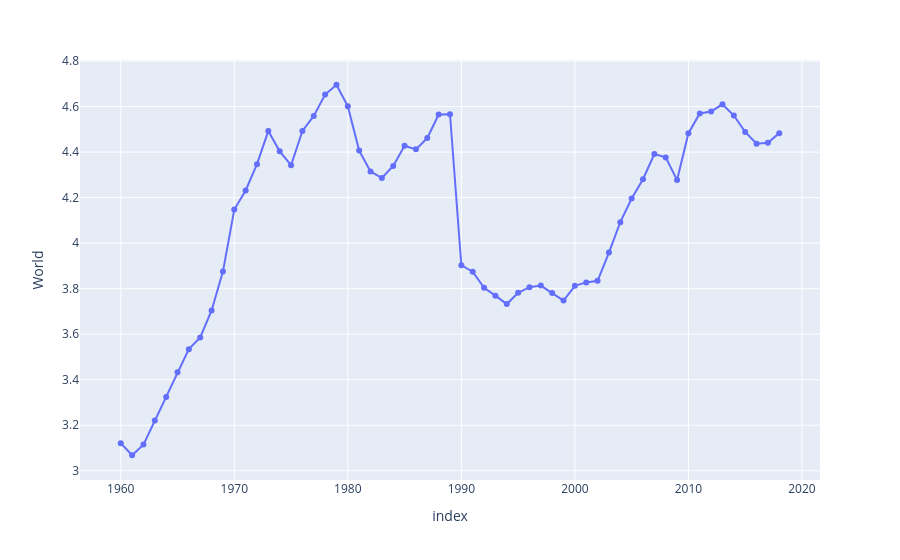

The notebook cell saved with this chart:
### Code cell
fig_1=px.line(data_frame=df1, x=df1.index, y='World', markers=True)
fig_1

### Figure 1 — Plotly figure (JSON) as saved in the notebook; plotly's stock layout.template omitted (floating-point values rounded to 4 significant figures)
{"data": [{"hovertemplate": "index=%{x}<br>World=%{y}<extra></extra>", "legendgroup": "", "line": {"color": "#636efa", "dash": "solid"}, "marker": {"symbol": "circle"}, "mode": "lines+markers", "name": "", "orientation": "v", "showlegend": false, "type": "scatter", "x": [1960, 1961, 1962, 1963, 1964, 1965, 1966, 1967, 1968, 1969, 1970, 1971, 1972, 1973, 1974, 1975, 1976, 1977, 1978, 1979, 1980, 1981, 1982, 1983, 1984, 1985, 1986, 1987, 1988, 1989, 1990, 1991, 1992, 1993, 1994, 1995, 1996, 1997, 1998, 1999, 2000, 2001, 2002, 2003, 2004, 2005, 2006, 2007, 2008, 2009, 2010, 2011, 2012, 2013, 2014, 2015, 2016, 2017, 2018], "xaxis": "x", "y": [3.121, 3.068, 3.115, 3.221, 3.324, 3.432, 3.534, 3.586, 3.705, 3.875, 4.148, 4.232, 4.347, 4.493, 4.404, 4.343, 4.493, 4.559, 4.653, 4.696, 4.601, 4.407, 4.315, 4.286, 4.339, 4.428, 4.412, 4.462, 4.565, 4.566, 3.903, 3.875, 3.804, 3.769, 3.732, 3.782, 3.807, 3.814, 3.781, 3.748, 3.813, 3.828, 3.835, 3.959, 4.092, 4.196, 4.281, 4.392, 4.377, 4.277, 4.483, 4.57, 4.579, 4.61, 4.561, 4.489, 4.437, 4.441, 4.484], "yaxis": "y"}], "layout": {"legend": {"tracegroupgap": 0}, "margin": {"t": 60}, "xaxis": {"anchor": "y", "domain": [0, 1], "title": {"text": "index"}}, "yaxis": {"anchor": "x", "domain": [0, 1], "title": {"text": "World"}}}}
